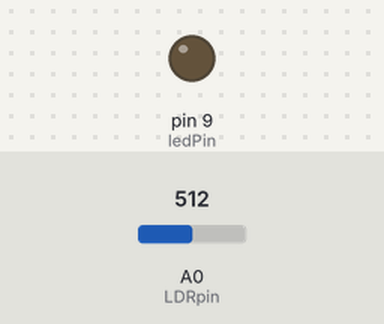
The sketch below on a simulated Arduino Uno, built with avr-gcc and run on an emulated ATmega328P. Parts: output pins drawn as LEDs (lit = HIGH). The inputs (shaded band) are chosen by the test bench; at power-on: A0 (LDRpin) = 512.

Above: at 1.2 s.
1.3 s: A0 (LDRpin) set to 6
2.8 s: A0 (LDRpin) set to 3
At 4.0 s:
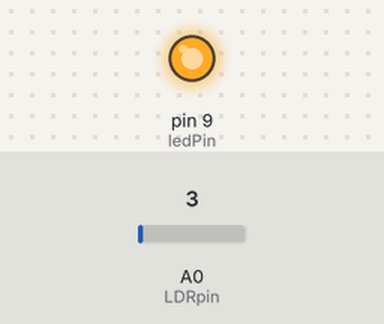
4.3 s: A0 (LDRpin) set to 122
At 5.1 s:
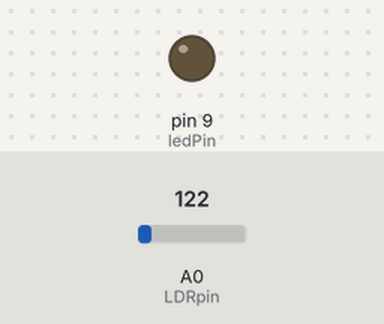
5.8 s: A0 (LDRpin) set to 0
At 6.3 s:
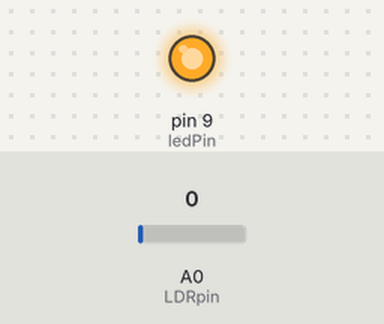
Timing chart, 0 to 8.3 s (numbered marks = the images above; inputs shaded):
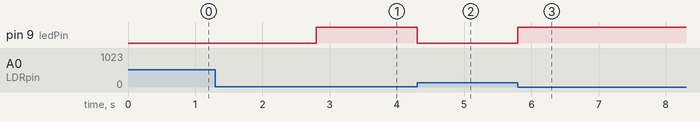

Measured:
- the behaviour switches between 5 and 4 on A0 (LDRpin) (found by bisection; images 0 and 1)
- after the input at 1.3 s, every drawn part: stays the same
- after the input at 2.8 s, pin 9 (ledPin): LOW → HIGH at once
- after the input at 4.3 s, pin 9 (ledPin): HIGH → LOW at once
- after the input at 5.8 s, pin 9 (ledPin): LOW → HIGH at once

The sketch:

karanliktaYananLED.ino
```cpp
int ledPin = 9;
int LDRpin = A0;

void setup() {
  pinMode(ledPin,OUTPUT);

}

void loop() {
  int deger = analogRead(LDRpin);
  if(deger<5){
    digitalWrite(ledPin,HIGH);
  }else{
    digitalWrite(ledPin,LOW);
  }

}
```
